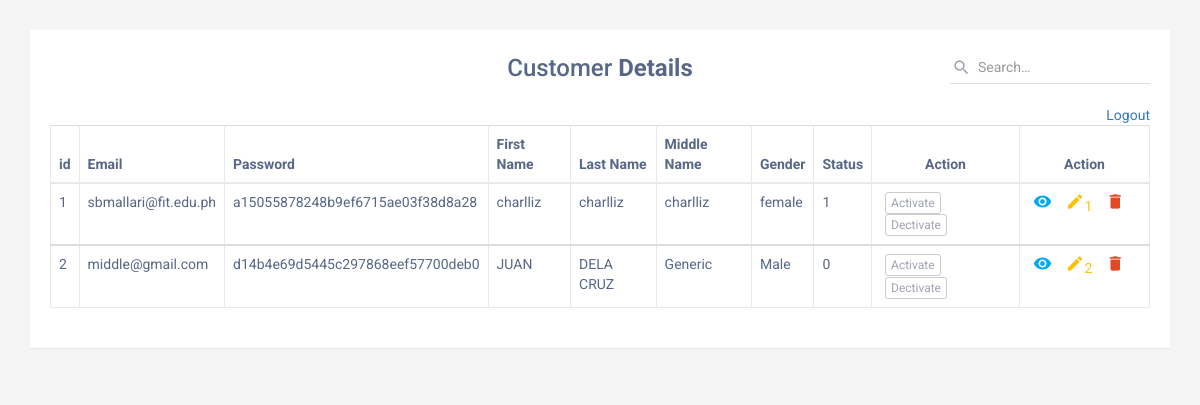
Page /admin/admin2.php (signed in) on the committed database.
### tables this page shows
CREATE TABLE `reg` (
  `user_id` int(11) NOT NULL,
  `email` varchar(50) NOT NULL,
  `password` varchar(500) NOT NULL,
  `fname` varchar(50) NOT NULL,
  `lname` varchar(50) NOT NULL,
  `mname` varchar(50) NOT NULL,
  `gender` varchar(50) NOT NULL,
  `Status` varchar(1) NOT NULL,
  `contact` int(11) NOT NULL,
  `street` varchar(100) NOT NULL,
  `barangay` varchar(100) NOT NULL,
  `city` varchar(100) NOT NULL,
  `zip` varchar(100) NOT NULL,
  `landmark` varchar(100) NOT NULL
);

### admin/admin2.php (the view, shortened to what this page needs)
<?php
	include ('../connect/conn.php');
$query = "SELECT * FROM reg";
$result = mysqli_query($conn, $query);
?>
<div class="container">
        <div class="table-wrapper">
            <div class="table-title">
                <div class="row">
                    <div class="col-sm-4">
					</div>
					<div class="col-sm-4">
						<h2 class="text-center">Customer <b>Details</b></h2>
					</div>
                    <div class="col-sm-4">
                        <div class="search-box">
							<div class="input-group">
								<span class="input-group-addon"><i class="material-icons">&#xE8B6;</i></span>
								<input type="text" class="form-control" placeholder="Search&hellip;">
							</div>
                        </div>
                    </div>
                </div>
            </div>
            <table class="table table-bordered">
                <thead>
                    <tr>
						<th>id</th>
						<th>Email</th>
						<th>Password</th>
						<th>First Name</th>
						<th>Last Name</th>
						<th>Middle Name</th>
						<th>Gender</th>
                        <th>Status</th>
						<th><center>Action</center></th>
						<th><center>Action</center></th>
                    </tr>
                </thead>
                <tbody>
                    <tr>
                      <?php
                        while($row =(mysqli_fetch_assoc($result))){
									if($row['Status']!=2){
                      ?>
										<tr>
										<td> <?php echo $row['user_id']?><td>
										 <?php echo $row['email']?>
										<td> <?php echo $row['password']?><td>
										 <?php echo $row['fname']?>
										<td> <?php echo $row['lname']?><td>
										<?php echo $row['mname']?>
										<td> <?php echo $row['gender']?><td>
										<?php echo $row['Status']?>
										<td>
											<a href="?act=<?php echo $row['user_id']?>" class="btn btn-default btn-xs">Activate</a>
											<a href="?deact=<?php echo $row['user_id']?>" class="btn btn-default btn-xs">Dectivate</a>
										</td>
										<td>
											<a href="admin_insert.php?id=<?php echo $row['user_id']?>" class="view" title="Insert" data-toggle="tooltip"><i class="material-icons">&#xE417;</i></a>
											<a href="admin_update.php?idd=<?php echo $row['user_id']?>"class="edit" title="Edit" data-toggle="tooltip"><i class="material-icons">&#xE254; </i><?php echo $row['user_id']?></a>
											<a href="?iddd=<?php echo $row['user_id']?>" class="delete" title="Delete" data-toggle="tooltip"><i class="material-icons">&#xE872;</i></a>
										</td>
										</tr>
                    </tr>
                </tbody>
<?php
}
else{
		echo " ";
									}}
echo "<div style = 'float: right'><a href = '../register/logout.php'>Logout</a></div>";
?>

### rows in the picture
reg: user_id "1", email "sbmallari@fit.edu.ph", password "a15055878248b9ef6715ae03f38d8a28", fname "charlliz", lname "charlliz", mname "charlliz", gender "female", Status "1"
reg: user_id "2", email "middle@gmail.com", password "d14b4e69d5445c297868eef57700deb0", fname "JUAN", lname "DELA CRUZ", mname "Generic", gender "Male", Status "0"
